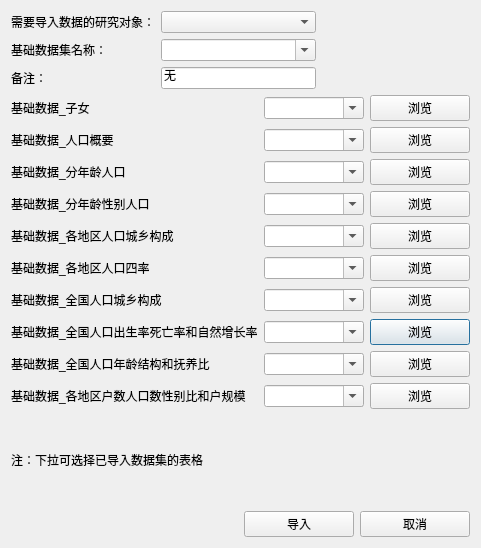
<?xml version="1.0" encoding="UTF-8"?>
<ui version="4.0">
 <class>ImportBasicData</class>
 <widget class="QDialog" name="ImportBasicData">
  <property name="geometry">
   <rect>
    <x>0</x>
    <y>0</y>
    <width>481</width>
    <height>548</height>
   </rect>
  </property>
  <property name="windowTitle">
   <string>导入基础数据</string>
  </property>
  <layout class="QGridLayout" name="gridLayout_3">
   <item row="0" column="0" colspan="2">
    <layout class="QVBoxLayout" name="verticalLayout">
     <item>
      <layout class="QGridLayout" name="gridLayout_2">
       <item row="2" column="1">
        <widget class="QLineEdit" name="info">
         <property name="text">
          <string>无</string>
         </property>
        </widget>
       </item>
       <item row="2" column="0">
        <widget class="QLabel" name="label_cc">
         <property name="text">
          <string>备注：</string>
         </property>
        </widget>
       </item>
       <item row="1" column="0">
        <widget class="QLabel" name="labelbb">
         <property name="text">
          <string>基础数据集名称：</string>
         </property>
        </widget>
       </item>
       <item row="1" column="1">
        <widget class="QComboBox" name="PiCiname">
         <property name="editable">
          <bool>true</bool>
         </property>
        </widget>
       </item>
       <item row="0" column="1">
        <widget class="QComboBox" name="objectname">
         <property name="editable">
          <bool>false</bool>
         </property>
        </widget>
       </item>
       <item row="0" column="0">
        <widget class="QLabel" name="label_aa">
         <property name="text">
          <string>需要导入数据的研究对象：</string>
         </property>
        </widget>
       </item>
       <item row="0" column="2">
        <spacer name="horizontalSpacer">
         <property name="orientation">
          <enum>Qt::Horizontal</enum>
         </property>
         <property name="sizeHint" stdset="0">
          <size>
           <width>40</width>
           <height>20</height>
          </size>
         </property>
        </spacer>
       </item>
       <item row="1" column="2">
        <spacer name="horizontalSpacer_2">
         <property name="orientation">
          <enum>Qt::Horizontal</enum>
         </property>
         <property name="sizeHint" stdset="0">
          <size>
           <width>40</width>
           <height>20</height>
          </size>
         </property>
        </spacer>
       </item>
       <item row="2" column="2">
        <spacer name="horizontalSpacer_3">
         <property name="orientation">
          <enum>Qt::Horizontal</enum>
         </property>
         <property name="sizeHint" stdset="0">
          <size>
           <width>40</width>
           <height>20</height>
          </size>
         </property>
        </spacer>
       </item>
      </layout>
     </item>
     <item>
      <layout class="QGridLayout" name="gridLayout">
       <item row="6" column="1">
        <widget class="QComboBox" name="sourcefilename_7">
         <property name="editable">
          <bool>true</bool>
         </property>
        </widget>
       </item>
       <item row="8" column="1">
        <widget class="QComboBox" name="sourcefilename_9">
         <property name="editable">
          <bool>true</bool>
         </property>
        </widget>
       </item>
       <item row="8" column="0">
        <widget class="QLabel" name="label_9">
         <property name="layoutDirection">
          <enum>Qt::RightToLeft</enum>
         </property>
         <property name="text">
          <string>基础数据_全国人口年龄结构和抚养比</string>
         </property>
        </widget>
       </item>
       <item row="7" column="1">
        <widget class="QComboBox" name="sourcefilename_8">
         <property name="editable">
          <bool>true</bool>
         </property>
        </widget>
       </item>
       <item row="7" column="0">
        <widget class="QLabel" name="label_8">
         <property name="layoutDirection">
          <enum>Qt::RightToLeft</enum>
         </property>
         <property name="text">
          <string>基础数据_全国人口出生率死亡率和自然增长率</string>
         </property>
        </widget>
       </item>
       <item row="4" column="0">
        <widget class="QLabel" name="label_5">
         <property name="layoutDirection">
          <enum>Qt::RightToLeft</enum>
         </property>
         <property name="text">
          <string>基础数据_各地区人口城乡构成</string>
         </property>
        </widget>
       </item>
       <item row="7" column="2">
        <widget class="QPushButton" name="browse_8">
         <property name="text">
          <string>浏览</string>
         </property>
        </widget>
       </item>
       <item row="3" column="2">
        <widget class="QPushButton" name="browse_4">
         <property name="text">
          <string>浏览</string>
         </property>
        </widget>
       </item>
       <item row="1" column="1">
        <widget class="QComboBox" name="sourcefilename_2">
         <property name="editable">
          <bool>true</bool>
         </property>
        </widget>
       </item>
       <item row="4" column="1">
        <widget class="QComboBox" name="sourcefilename_5">
         <property name="editable">
          <bool>true</bool>
         </property>
        </widget>
       </item>
       <item row="3" column="1">
        <widget class="QComboBox" name="sourcefilename_4">
         <property name="editable">
          <bool>true</bool>
         </property>
        </widget>
       </item>
       <item row="5" column="1">
        <widget class="QComboBox" name="sourcefilename_6">
         <property name="editable">
          <bool>true</bool>
         </property>
        </widget>
       </item>
       <item row="8" column="2">
        <widget class="QPushButton" name="browse_9">
         <property name="text">
          <string>浏览</string>
         </property>
        </widget>
       </item>
       <item row="5" column="0">
        <widget class="QLabel" name="label_6">
         <property name="layoutDirection">
          <enum>Qt::RightToLeft</enum>
         </property>
         <property name="text">
          <string>基础数据_各地区人口四率</string>
         </property>
        </widget>
       </item>
       <item row="1" column="2">
        <widget class="QPushButton" name="browse_2">
         <property name="text">
          <string>浏览</string>
         </property>
        </widget>
       </item>
       <item row="2" column="2">
        <widget class="QPushButton" name="browse_3">
         <property name="text">
          <string>浏览</string>
         </property>
        </widget>
       </item>
       <item row="0" column="2">
        <widget class="QPushButton" name="browse_1">
         <property name="text">
          <string>浏览</string>
         </property>
        </widget>
       </item>
       <item row="0" column="1">
        <widget class="QComboBox" name="sourcefilename_1">
         <property name="editable">
          <bool>true</bool>
         </property>
        </widget>
       </item>
       <item row="5" column="2">
        <widget class="QPushButton" name="browse_6">
         <property name="text">
          <string>浏览</string>
         </property>
        </widget>
       </item>
       <item row="4" column="2">
        <widget class="QPushButton" name="browse_5">
         <property name="text">
          <string>浏览</string>
         </property>
        </widget>
       </item>
       <item row="2" column="0">
        <widget class="QLabel" name="label_3">
         <property name="layoutDirection">
          <enum>Qt::RightToLeft</enum>
         </property>
         <property name="text">
          <string>基础数据_分年龄人口</string>
         </property>
        </widget>
       </item>
       <item row="3" column="0">
        <widget class="QLabel" name="label_4">
         <property name="layoutDirection">
          <enum>Qt::RightToLeft</enum>
         </property>
         <property name="text">
          <string>基础数据_分年龄性别人口</string>
         </property>
        </widget>
       </item>
       <item row="2" column="1">
        <widget class="QComboBox" name="sourcefilename_3">
         <property name="editable">
          <bool>true</bool>
         </property>
        </widget>
       </item>
       <item row="0" column="0">
        <widget class="QLabel" name="label_1">
         <property name="layoutDirection">
          <enum>Qt::RightToLeft</enum>
         </property>
         <property name="text">
          <string>基础数据_子女</string>
         </property>
        </widget>
       </item>
       <item row="1" column="0">
        <widget class="QLabel" name="label_2">
         <property name="layoutDirection">
          <enum>Qt::RightToLeft</enum>
         </property>
         <property name="text">
          <string>基础数据_人口概要</string>
         </property>
        </widget>
       </item>
       <item row="6" column="2">
        <widget class="QPushButton" name="browse_7">
         <property name="text">
          <string>浏览</string>
         </property>
        </widget>
       </item>
       <item row="6" column="0">
        <widget class="QLabel" name="label_7">
         <property name="layoutDirection">
          <enum>Qt::RightToLeft</enum>
         </property>
         <property name="text">
          <string>基础数据_全国人口城乡构成</string>
         </property>
        </widget>
       </item>
       <item row="9" column="0">
        <widget class="QLabel" name="label_10">
         <property name="layoutDirection">
          <enum>Qt::RightToLeft</enum>
         </property>
         <property name="text">
          <string>基础数据_各地区户数人口数性别比和户规模</string>
         </property>
        </widget>
       </item>
       <item row="9" column="1">
        <widget class="QComboBox" name="sourcefilename_10">
         <property name="editable">
          <bool>true</bool>
         </property>
        </widget>
       </item>
       <item row="9" column="2">
        <widget class="QPushButton" name="browse_10">
         <property name="text">
          <string>浏览</string>
         </property>
        </widget>
       </item>
      </layout>
     </item>
    </layout>
   </item>
   <item row="1" column="0">
    <widget class="QLabel" name="zhu">
     <property name="text">
      <string>注：下拉可选择已导入数据集的表格</string>
     </property>
    </widget>
   </item>
   <item row="3" column="1">
    <layout class="QHBoxLayout" name="horizontalLayout">
     <item>
      <widget class="QPushButton" name="importData">
       <property name="text">
        <string>导入</string>
       </property>
       <property name="autoDefault">
        <bool>false</bool>
       </property>
      </widget>
     </item>
     <item>
      <widget class="QPushButton" name="cancel">
       <property name="text">
        <string>取消</string>
       </property>
       <property name="autoDefault">
        <bool>false</bool>
       </property>
      </widget>
     </item>
    </layout>
   </item>
  </layout>
 </widget>
 <resources/>
 <connections/>
</ui>
